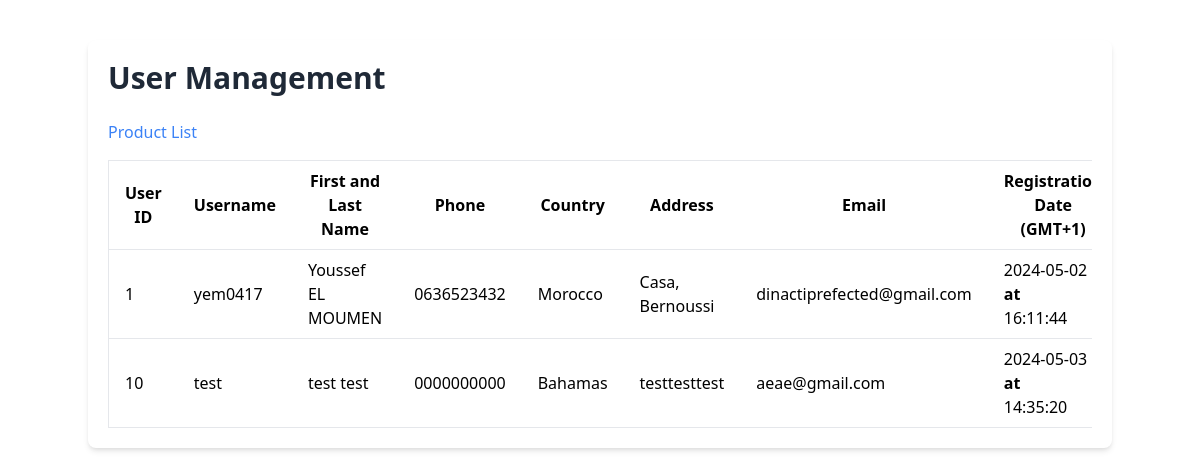
Before: /User/User_Management.php (signed in) with the older database file.
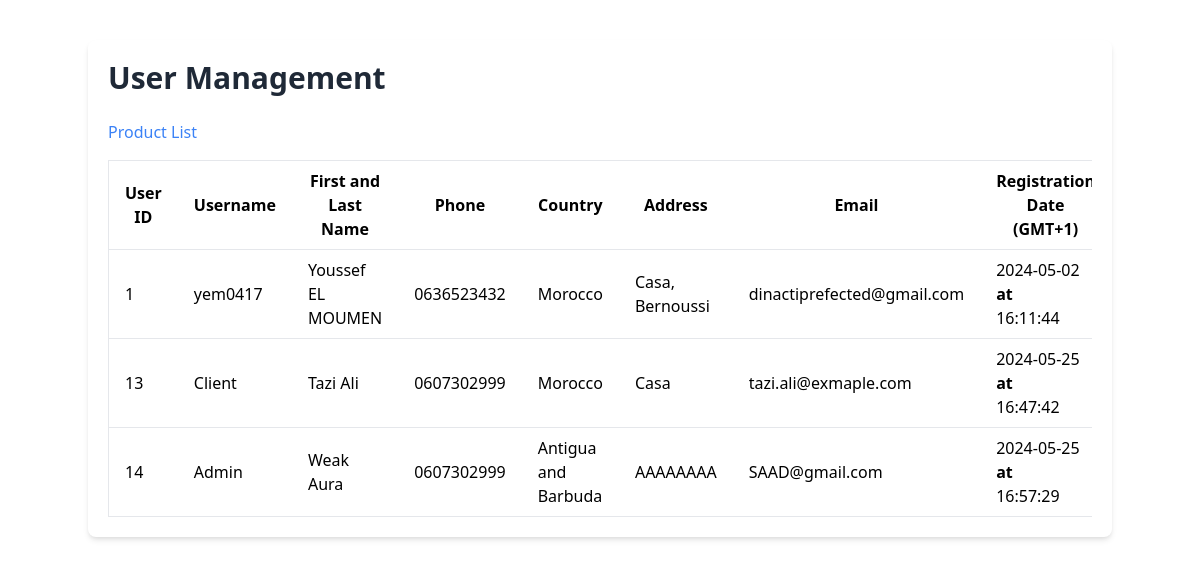
After: the same page with the newer database file.
### tables this page shows
CREATE TABLE `users` (
  `User_ID` int NOT NULL AUTO_INCREMENT,
  `User_Username` varchar(255) DEFAULT NULL,
  `User_FirstName` varchar(255) DEFAULT NULL,
  `User_LastName` varchar(255) DEFAULT NULL,
  `User_Phone` varchar(255) DEFAULT NULL,
  `User_Country` varchar(255) DEFAULT NULL,
  `User_Address` varchar(255) DEFAULT NULL,
  `User_Email` varchar(255) DEFAULT NULL,
  `User_Password` varchar(255) DEFAULT NULL,
  `User_RegisterationDate` timestamp NULL DEFAULT CURRENT_TIMESTAMP,
  `User_Role` enum('Owner','Admin','Client') NOT NULL DEFAULT 'Client',
  PRIMARY KEY (`User_ID`),
  UNIQUE KEY `User_Username` (`User_Username`)
);

### User/User_Management.php (the view, shortened to what this page needs)
<!DOCTYPE html>
<html lang="en">
<head>
    <link href="../output.css" rel="stylesheet">
    <?php
    include_once ("../DB_Connexion.php");
    $UserQuery = "SELECT User_ID, User_Username, User_FirstName, User_LastName, User_Phone, User_Country, User_Address, User_Email,
                  User_RegisterationDate, User_Role FROM Users";
    $pdostmt = $connexion->prepare($UserQuery);
    $pdostmt->execute();
    ?>
</head>
<body class="bg-gray-100">
    <div class="container mx-auto mt-10 p-5 bg-white shadow-md rounded-lg">
        <h1 class="text-3xl font-bold mb-6 text-gray-800">User Management</h1>
        <a href="../Product/Products_List.php" class="text-blue-500 hover:underline mb-4 inline-block">Product List</a>
        <div class="overflow-x-auto">
            <table class="min-w-full bg-white border border-gray-200">
                <thead>
                    <tr>
                        <th class="py-2 px-4 border-b">User ID</th>
                        <th class="py-2 px-4 border-b">Username</th>
                        <th class="py-2 px-4 border-b">First and Last Name</th>
                        <th class="py-2 px-4 border-b">Phone</th>
                        <th class="py-2 px-4 border-b">Country</th>
                        <th class="py-2 px-4 border-b">Address</th>
                        <th class="py-2 px-4 border-b">Email</th>
                        <th class="py-2 px-4 border-b">Registration Date<br>(GMT+1)</th>
                    </tr>
                </thead>
                <tbody>
                    <?php if ($pdostmt) {
                        while ($ligne = $pdostmt->fetch(PDO::FETCH_ASSOC)): ?>
                            <tr class="hover:bg-gray-100">
                                <td class="py-2 px-4 border-b"><?php echo $ligne['User_ID'] ?></td>
                                <td class="py-2 px-4 border-b"><?php echo $ligne['User_Username'] ?></td>
                                <td class="py-2 px-4 border-b"><?php echo $ligne['User_FirstName'] . ' ' . $ligne['User_LastName'] ?></td>
                                <td class="py-2 px-4 border-b"><?php echo $ligne['User_Phone'] ?></td>
                                <td class="py-2 px-4 border-b"><?php echo $ligne['User_Country'] ?></td>
                                <td class="py-2 px-4 border-b"><?php echo $ligne['User_Address'] ?></td>
                                <td class="py-2 px-4 border-b"><?php echo $ligne['User_Email'] ?></td>
                                <td class="py-2 px-4 border-b">
                                    <?php echo date('Y-m-d', strtotime($ligne["User_RegisterationDate"])) . '<br><b> at </b><br>' . date('H:i:s', strtotime($ligne["User_RegisterationDate"])); ?>
                                </td>
                            </tr>
                        <?php endwhile;} ?>
                </tbody>
            </table>
        </div>
    </div>
</body>
</html>

Changed rows visible on the page:
removed users: User_ID "10", User_Username "test", User_FirstName "test", User_LastName "test", User_Phone "0000000000", User_Country "Bahamas", User_Address "testtesttest", User_Email "aeae@gmail.com", User_RegisterationDate "2024-05-03", User_RegisterationDate "14:35:20"
added users: User_ID "13", User_Username "Client", User_FirstName "Tazi", User_LastName "Ali", User_Phone "0607302999", User_Country "Morocco", User_Address "Casa", User_Email "tazi.ali@exmaple.com", User_RegisterationDate "2024-05-25", User_RegisterationDate "16:47:42"
added users: User_ID "14", User_Username "Admin", User_FirstName "Weak", User_LastName "Aura", User_Phone "0607302999", User_Country "Antigua and Barbuda", User_Address "AAAAAAAA", User_Email "SAAD@gmail.com", User_RegisterationDate "2024-05-25", User_RegisterationDate "16:57:29"
